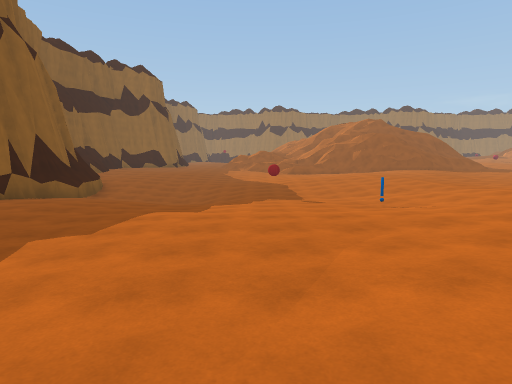
View 1 (above)

12 first-person views from a walk through a 3-D level made in the Unity game engine. The camera is 1.5 m above the floor, tilts 6° down and sees 75° across. The floor is counted in squares, 2.4 m on a side. Each view is taken from the middle of a square. On the plan, view 1 faces up. The plan holds only what a view shows up to about 10 squares ahead; the rest is blank. The place goes on beyond the plan. The player character is not drawn.

View 2
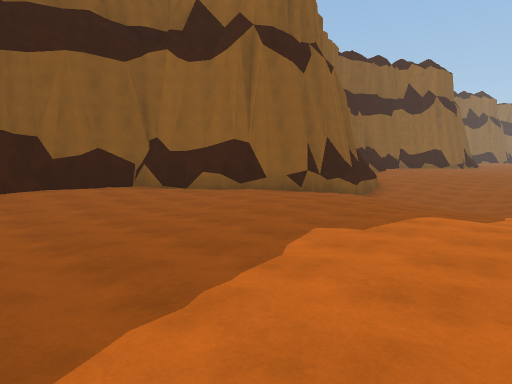

View 3
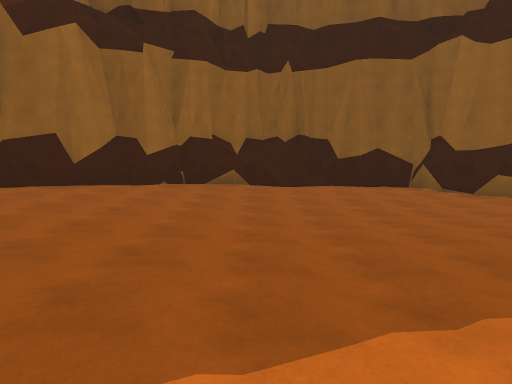

View 4
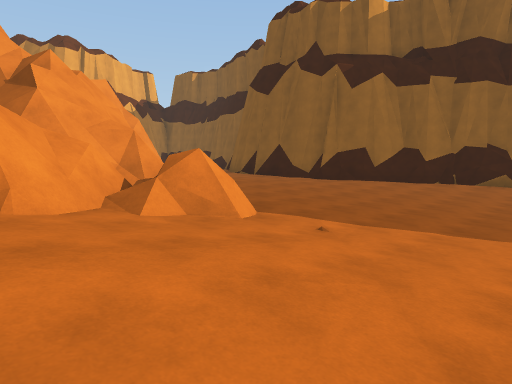

View 5
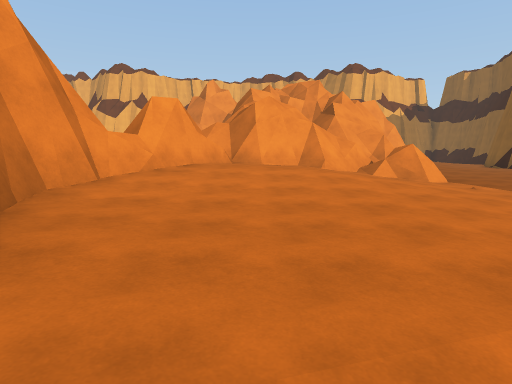

View 6
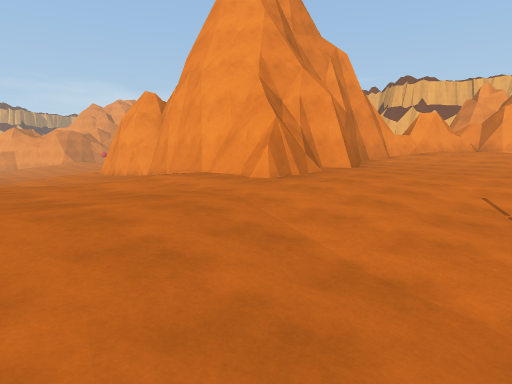

View 7
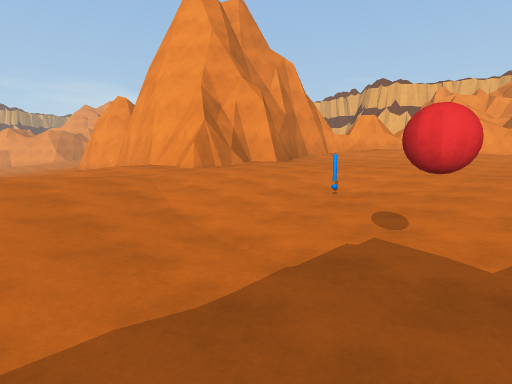

View 8
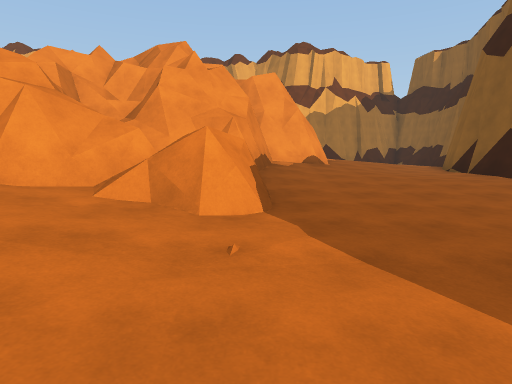

View 9
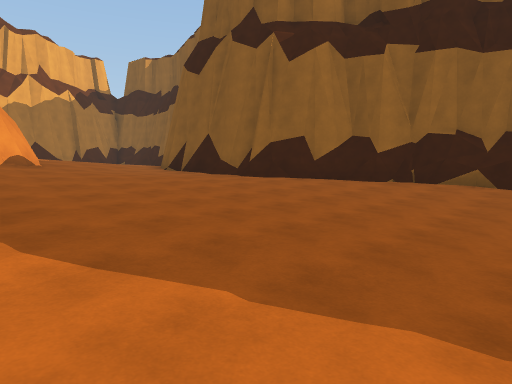

View 10
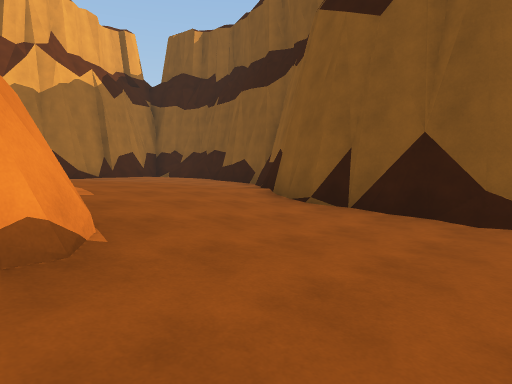

View 11
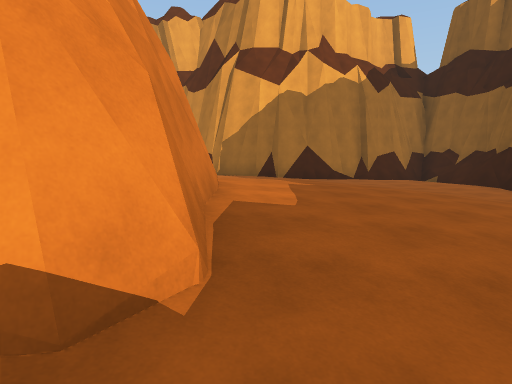

View 12
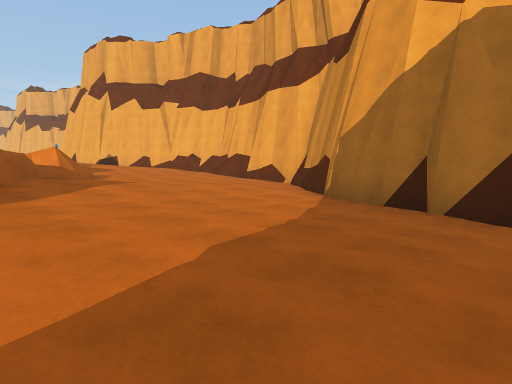

### Floor plan
Key: @ floor where view 1 was taken; # wall or solid block; x gap in a wall; . main floor; : floor 0.5 m higher than the main floor; - floor 0.5 m lower than the main floor; + floor 0.75 m higher than the main floor; _ floor 0.75 m lower than the main floor; * floor 1.25 m higher than the main floor; < floor 1.25 m lower than the main floor; % floor 1.5 m higher than the main floor; ( floor 1.5 m lower than the main floor; & floor 2 m higher than the main floor; / step, stairs or slope; = window, fence, low wall or low ledge; O other object.
Columns run from 8 left of view 1 to 13 right of it. Each row starts with its distance up from view 1.
 10    #((((____-.--
  9   ##   (____-.---__
  8   #__< <____-.-.-_____
  7   #_________-....-____
  6  ##--_____O-..#######
  5 ##----------..#
  4 #---------....#
  3 #.-----.......##
  2 #..----......::#
  1 #..----....::+/#
  0 #=.---..@.:+++##
 -1 #........:+++##
 -2 ##......///+*=
 -3  #/.....######
 -4  ##:::::####
 -5   #::::+####
 -6   #:::++#
 -7   #::++##
 -8   #:++*##
 -9  ##+++*#
-10  #+++**#
-11 ##:++**%
-12 #::+++**%/=x
-13 #::++++**%%%
-14 #::+++++**%%%%&
-15 #:+++++++***%%%
-16 #:######++**%%
-17        ##++**
-18         ####

Positions as (right, up) in squares from view 1, and headings:
1: (0, 0), facing up
2: (0, 0), facing up-left
3: (0, 0), facing left
4: (3, 1), facing down-left
5: (4, 5), facing down
6: (2, 10), facing down-right
7: (0, 10), facing down-right
8: (0, 1), facing down
9: (0, 1), facing down-left
10: (-1, -5), facing down-left
11: (-2, -6), facing down
12: (-4, -11), facing down-right
